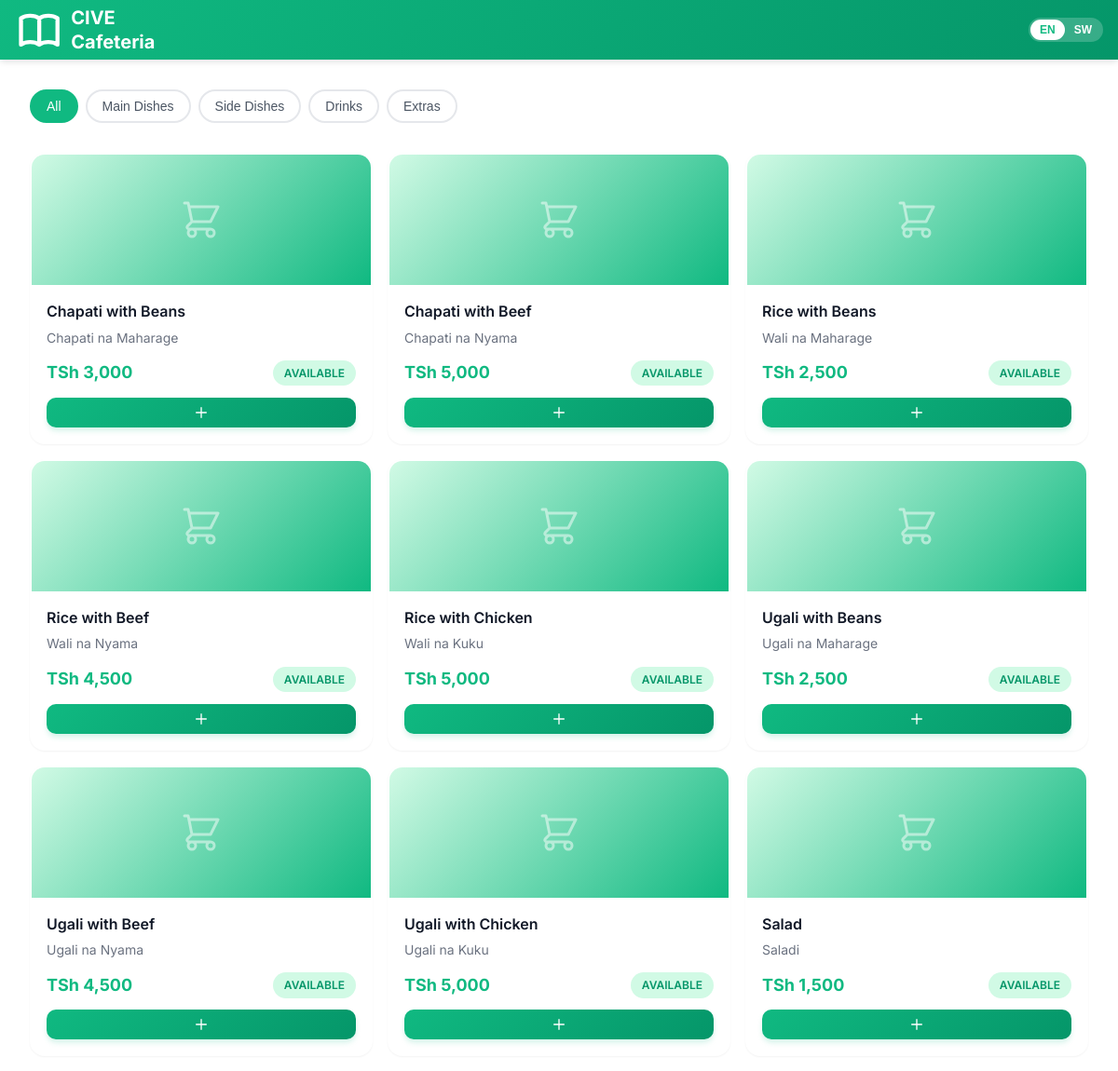
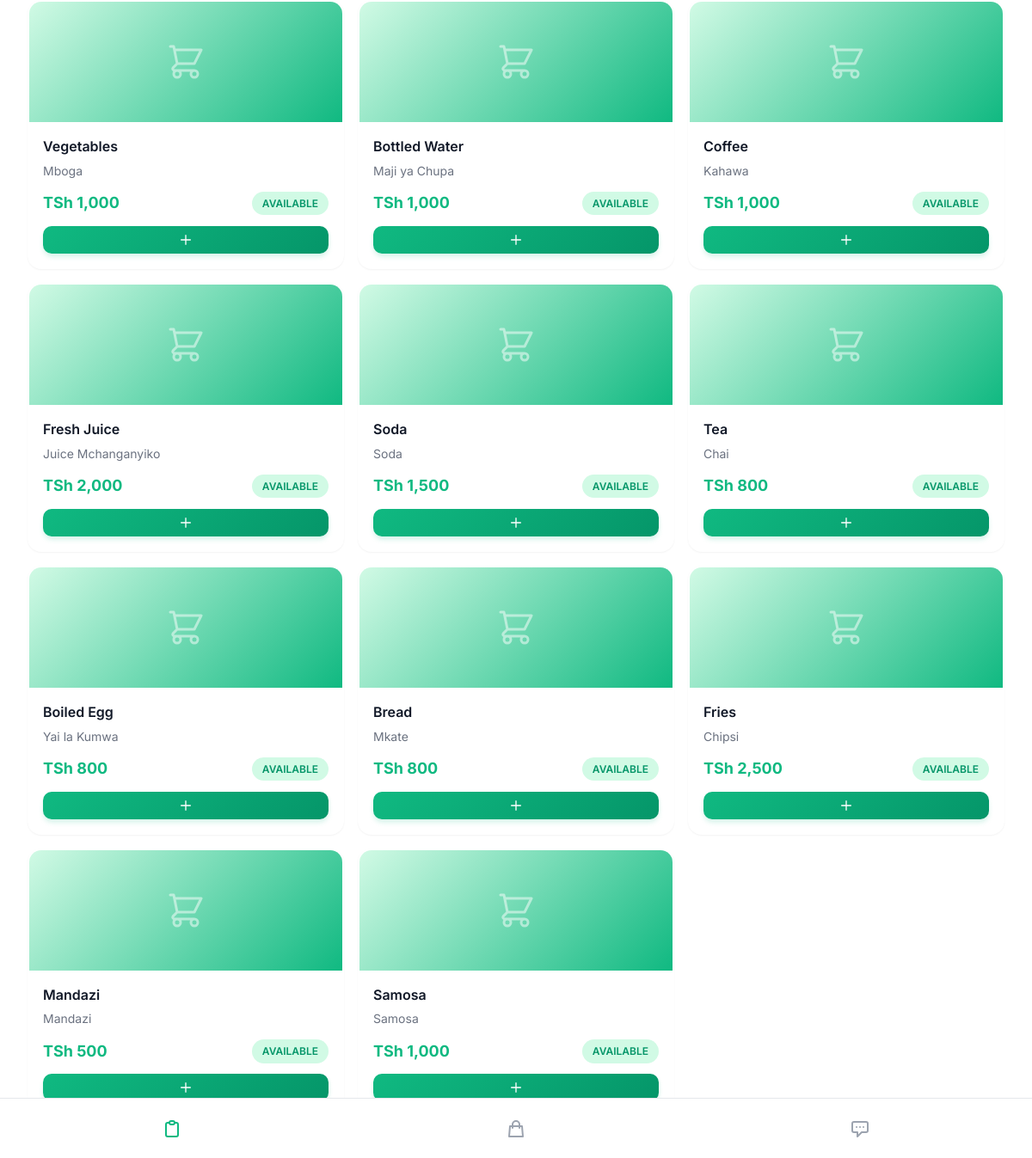
The page / on the database its author committed (2 pictures, top to bottom).
### tables this page shows
CREATE TABLE food_items (
    id INT AUTO_INCREMENT PRIMARY KEY,
    name VARCHAR(100) NOT NULL,
    name_sw VARCHAR(100) NOT NULL,
    price DECIMAL(10,2) NOT NULL,
    category ENUM('main_dish', 'side_dish', 'drink', 'extra') DEFAULT 'main_dish',
    stock_quantity INT DEFAULT 0,
    stock_status ENUM('available', 'low', 'finished') DEFAULT 'available',
    low_stock_threshold INT DEFAULT 10,
    image_url VARCHAR(255) DEFAULT NULL,
    is_active BOOLEAN DEFAULT TRUE,
    created_at TIMESTAMP DEFAULT CURRENT_TIMESTAMP,
    updated_at TIMESTAMP DEFAULT CURRENT_TIMESTAMP ON UPDATE CURRENT_TIMESTAMP
);

### index.php (the view, shortened to what this page needs)
<?php
require_once 'config.php';
$stmt = $conn->query("SELECT * FROM food_items WHERE is_active = 1 ORDER BY category, name");
$foodItems = $stmt->fetchAll(PDO::FETCH_ASSOC);
$categories = [
    'main_dish' => ['en' => 'Main Dishes', 'sw' => 'Vitu vikuu'],
    'side_dish' => ['en' => 'Side Dishes', 'sw' => 'Vitu vidogo'],
    'drink' => ['en' => 'Drinks', 'sw' => 'Vinywaji'],
    'extra' => ['en' => 'Extras', 'sw' => 'Vitu vingine']
];
$lang = getLang();
?>
<!DOCTYPE html>
<html lang="<?php echo $lang; ?>">
<head>
    <link rel="stylesheet" href="assets/css/style.css">
</head>
<body>
    <div class="app-container">
        <header class="app-header">
            <h1>
                <?php echo APP_NAME; ?>
            </h1>
            <div class="header-actions">
                <div class="lang-toggle">
                    <button class="lang-btn <?php echo $lang === 'en' ? 'active' : ''; ?>" onclick="setLanguage('en')">EN</button>
                    <button class="lang-btn <?php echo $lang === 'sw' ? 'active' : ''; ?>" onclick="setLanguage('sw')">SW</button>
                </div>
            </div>
        </header>
        <main class="main-content">
            <div class="page-content">
                <div class="category-filter">
                    <button class="category-btn active" data-category="all"><?php echo $lang === 'sw' ? 'Vyote' : 'All'; ?></button>
                    <?php foreach ($categories as $key => $cat): ?>
                    <button class="category-btn" data-category="<?php echo $key; ?>"><?php echo $cat[$lang]; ?></button>
                    <?php endforeach; ?>
                </div>
                <div class="menu-grid" id="menuGrid">
                    <?php foreach ($foodItems as $item): ?>
                    <div class="food-card <?php echo $item['stock_status']; ?>" data-category="<?php echo $item['category']; ?>">
                        <div class="food-image">
                            <svg fill="none" stroke="currentColor" viewBox="0 0 24 24">
                                <path stroke-linecap="round" stroke-linejoin="round" stroke-width="1.5" d="M3 3h2l.4 2M7 13h10l4-8H5.4M7 13L5.4 5M7 13l-2.293 2.293c-.63.63-.184 1.707.707 1.707H17m0 0a2 2 0 100 4 2 2 0 000-4zm-8 2a2 2 0 11-4 0 2 2 0 014 0z"/>
                            </svg>
                        </div>
                        <div class="food-info">
                            <div class="food-name"><?php echo htmlspecialchars($item['name']); ?></div>
                            <div class="food-name-sw"><?php echo htmlspecialchars($item['name_sw']); ?></div>
                            <div class="food-footer">
                                <span class="food-price"><?php echo formatCurrency($item['price']); ?></span>
                                <?php echo getStockStatusBadge($item['stock_status'], $lang); ?>
                            </div>
                            <?php if ($item['stock_status'] !== 'finished'): ?>
                            <button class="btn btn-primary btn-sm btn-block mt-2" onclick="addToCart(<?php echo $item['id']; ?>, '<?php echo htmlspecialchars($item['name']); ?>', '<?php echo htmlspecialchars($item['name_sw']); ?>', <?php echo $item['price']; ?>)" style="margin-top: 0.75rem;">
                                <svg fill="none" stroke="currentColor" viewBox="0 0 24 24" style="width: 16px; height: 16px;">
                                    <path stroke-linecap="round" stroke-linejoin="round" stroke-width="2" d="M12 4v16m8-8H4"/>
                                </svg>
                            </button>
                            <?php else: ?>
                            <button class="btn btn-sm btn-block btn-secondary" disabled style="margin-top: 0.75rem;">
                                <?php echo $lang === 'sw' ? 'Imeisha' : 'Finished'; ?>
                            </button>
                            <?php endif; ?>
                        </div>
                    </div>
                    <?php endforeach; ?>
                </div>
            </div>
        </main>
        <nav class="bottom-nav">
            <a href="index.php" class="nav-item active">
                <svg fill="none" stroke="currentColor" viewBox="0 0 24 24">
                    <path stroke-linecap="round" stroke-linejoin="round" stroke-width="2" d="M9 5H7a2 2 0 00-2 2v12a2 2 0 002 2h10a2 2 0 002-2V7a2 2 0 00-2-2h-2M9 5a2 2 0 002 2h2a2 2 0 002-2M9 5a2 2 0 012-2h2a2 2 0 012 2"/>
                </svg>
            </a>
            <a href="my-order.php" class="nav-item">
                <svg fill="none" stroke="currentColor" viewBox="0 0 24 24">
                    <path stroke-linecap="round" stroke-linejoin="round" stroke-width="2" d="M16 11V7a4 4 0 00-8 0v4M5 9h14l1 12H4L5 9z"/>
                </svg>
            </a>
            <a href="feedback.php" class="nav-item">
                <svg fill="none" stroke="currentColor" viewBox="0 0 24 24">
                    <path stroke-linecap="round" stroke-linejoin="round" stroke-width="2" d="M8 10h.01M12 10h.01M16 10h.01M9 16H5a2 2 0 01-2-2V6a2 2 0 012-2h14a2 2 0 012 2v8a2 2 0 01-2 2h-5l-5 5v-5z"/>
                </svg>
            </a>
        </nav>
    </div>
</body>
</html>

### config.php (shortened to what this page needs)
<?php
function formatCurrency($amount) {
    return CURRENCY . ' ' . number_format($amount, 0, ',', ',');
}
function getStockStatusBadge($status, $lang = 'en') {
    $labels = [
        'available' => ['en' => 'Available', 'sw' => 'Ipo'],
        'low' => ['en' => 'Low Stock', 'sw' => 'Imeisha Mzigo Mdogo'],
        'finished' => ['en' => 'Finished', 'sw' => 'Imeisha']
    ];
    $label = $labels[$status][$lang] ?? $labels[$status]['en'];
    return "<span class='badge badge-{$status}'>{$label}</span>";
}
function getLang() {
    return isset($_SESSION['lang']) ? $_SESSION['lang'] : 'en';
}
function __($key) {
    $lang = getLang();
    return $translations[$lang][$key] ?? $key;
}

### rows shown on the page
food_items: name "Chapati with Beans", name_sw "Chapati na Maharage", price "TSh 3,000", stock_status "AVAILABLE"
food_items: name "Chapati with Beef", name_sw "Chapati na Nyama", price "TSh 5,000", stock_status "AVAILABLE"
food_items: name "Rice with Beans", name_sw "Wali na Maharage", price "TSh 2,500", stock_status "AVAILABLE"
food_items: name "Rice with Beef", name_sw "Wali na Nyama", price "TSh 4,500", stock_status "AVAILABLE"
food_items: name "Rice with Chicken", name_sw "Wali na Kuku", price "TSh 5,000", stock_status "AVAILABLE"
food_items: name "Ugali with Beans", name_sw "Ugali na Maharage", price "TSh 2,500", stock_status "AVAILABLE"
food_items: name "Ugali with Beef", name_sw "Ugali na Nyama", price "TSh 4,500", stock_status "AVAILABLE"
food_items: name "Ugali with Chicken", name_sw "Ugali na Kuku", price "TSh 5,000", stock_status "AVAILABLE"
food_items: name "Salad", name_sw "Saladi", price "TSh 1,500", stock_status "AVAILABLE"
food_items: name "Vegetables", name_sw "Mboga", price "TSh 1,000", stock_status "AVAILABLE"
food_items: name "Bottled Water", name_sw "Maji ya Chupa", price "TSh 1,000", stock_status "AVAILABLE"
food_items: name "Coffee", name_sw "Kahawa", price "TSh 1,000", stock_status "AVAILABLE"
food_items: name "Fresh Juice", name_sw "Juice Mchanganyiko", price "TSh 2,000", stock_status "AVAILABLE"
food_items: name "Soda", name_sw "Soda", price "TSh 1,500", stock_status "AVAILABLE"
food_items: name "Tea", name_sw "Chai", price "TSh 800", stock_status "AVAILABLE"
food_items: name "Boiled Egg", name_sw "Yai la Kumwa", price "TSh 800", stock_status "AVAILABLE"
food_items: name "Bread", name_sw "Mkate", price "TSh 800", stock_status "AVAILABLE"
food_items: name "Fries", name_sw "Chipsi", price "TSh 2,500", stock_status "AVAILABLE"
food_items: name "Mandazi", name_sw "Mandazi", price "TSh 500", stock_status "AVAILABLE"
food_items: name "Samosa", name_sw "Samosa", price "TSh 1,000", stock_status "AVAILABLE"

### other values the page prints
APP_NAME "CIVE Cafeteria"
$cat[$lang] "Main Dishes"
$cat[$lang] "Side Dishes"
$cat[$lang] "Drinks"
$cat[$lang] "Extras"
